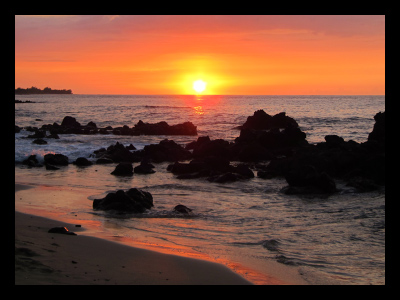
#> input picture img.jpg, 400 x 300 px
$ python adap_thresholding.py
#> lines starting #> are read from the running program, lines starting #| are printed output that depends on the picture; after the words box and inside, x2 and y2 are one past the last pixel; in counts of white or black regions, pixels touching at a corner belong together
#!/usr/bin/env python3
# -*- coding: utf-8 -*-
"""
Created on Sun Dec  8 23:08:20 2019

@author: abhishek
"""

import cv2 as cv
import matplotlib.pyplot as plt
import numpy as np
image=cv.imread('img.jpg')
#> image is the input picture: shape (300, 400, 3); mean B, G, R 51.7, 68.1, 107
gray=cv.cvtColor(image,cv.COLOR_BGR2GRAY)
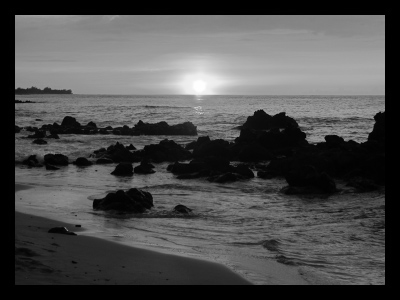
#> gray: shape (300, 400); min 0, max 255, mean 77.9
(h,thr)=cv.threshold(gray,50,255,cv.THRESH_BINARY)
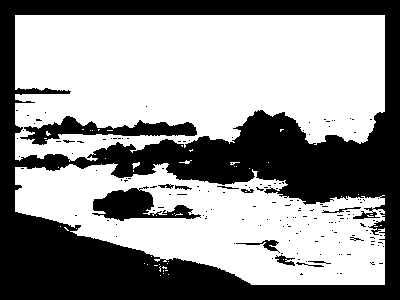
#> thr: shape (300, 400); 58.8% white; 158 black regions (145 under 20 px), largest, box (x1, y1, x2, y2) and area: (0, 0, 400, 300) 44764, (20, 116, 197, 145) 1985, (92, 186, 201, 221) 1788
plt.imshow(thr)
(h_,thr_inv)=cv.threshold(gray,50,255,cv.THRESH_BINARY_INV)
plt.imshow(thr_inv)
cv.bitwise_and(gray,thr_inv)
plt.imshow(gray)
thres=cv.adaptiveThreshold(gray,255,cv.ADAPTIVE_THRESH_MEAN_C,cv.THRESH_BINARY,21,4)
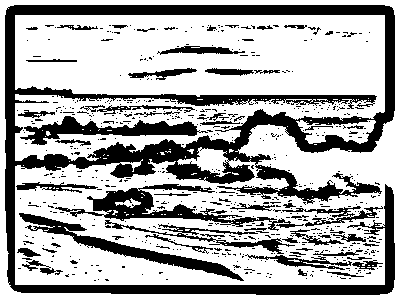
#> thres: shape (300, 400); 67.5% white; 603 black regions (539 under 20 px), largest, box (x1, y1, x2, y2) and area: (5, 5, 395, 295) 23496, (55, 184, 304, 231) 2722, (19, 213, 244, 281) 2294
plt.imshow(thres)
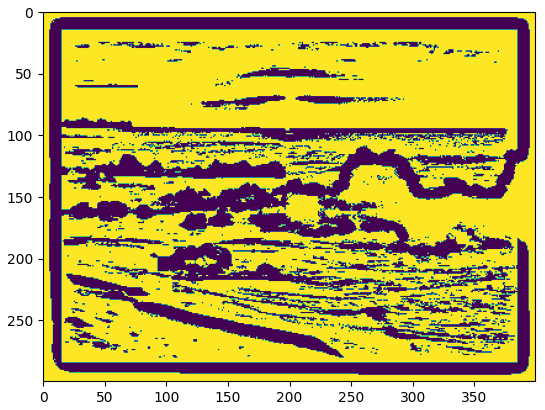
#> figure drawn by matplotlib, 1 panel
